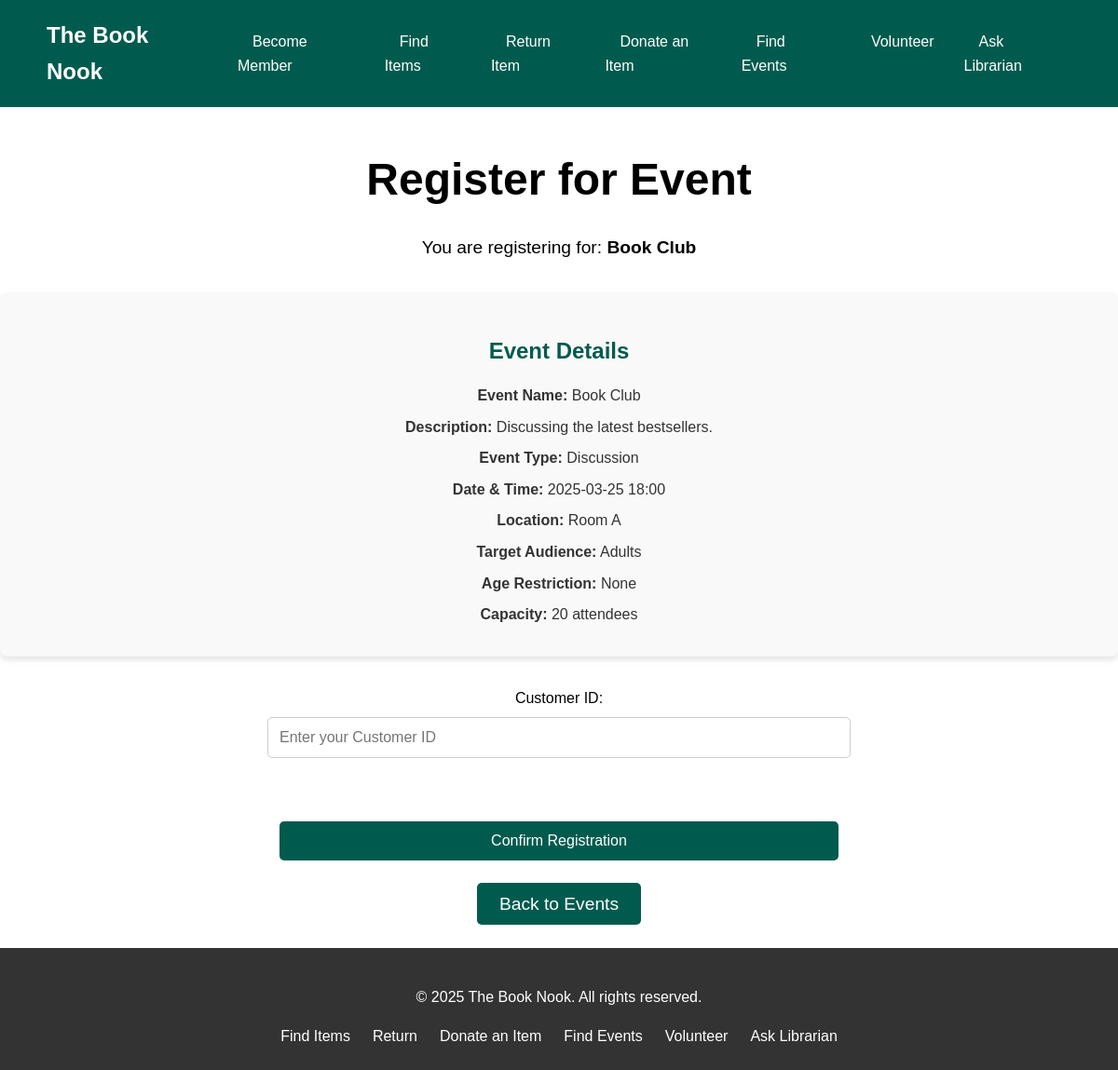
/register_event/1, run on an earlier commit of the app's database.
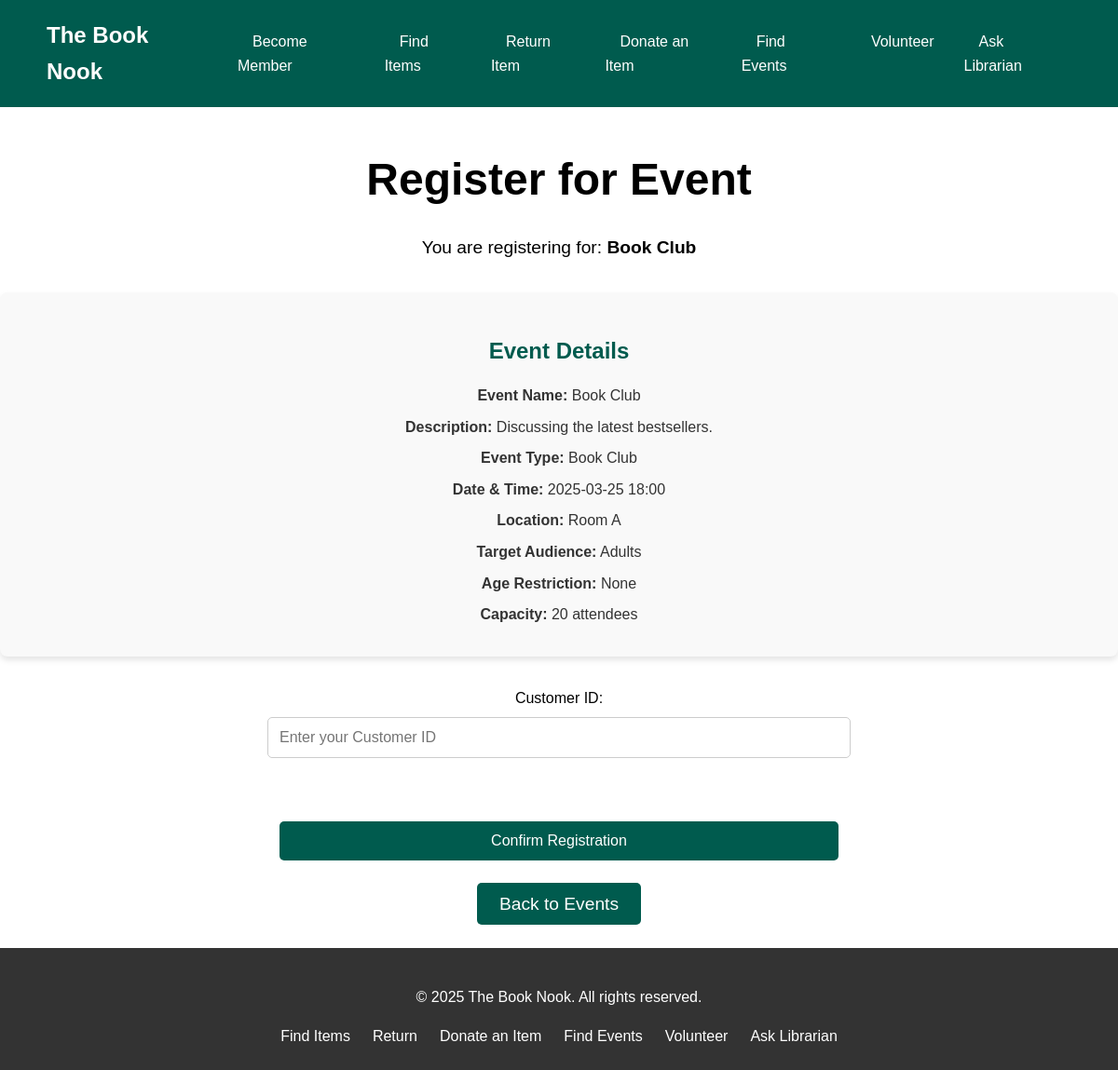
And on a later commit of the database.
### tables this page shows
CREATE TABLE events (
            event_id INTEGER PRIMARY KEY AUTOINCREMENT,
            event_name TEXT NOT NULL,
            event_description TEXT,
            event_type TEXT CHECK (event_type IN ('Workshop', 'Seminar', 'Film Screening', 'Book Club', 'Art Show')),
            targeted_customers TEXT,
            restriction INTEGER DEFAULT 0 CHECK (restriction >= 0),
            location TEXT,
            datetime TEXT NOT NULL,
            capacity INTEGER CHECK (capacity >= 0)
        );

### app.py (the view, shortened to what this page needs)
@app.route('/register_event/<int:event_id>', methods=['GET', 'POST'])
def register_event(event_id):
    conn = get_db_connection()
    c = conn.cursor()
    if request.method == 'GET':
        c.execute("SELECT * FROM events WHERE event_id = ?", (event_id,))
        event = c.fetchone()
        if not event:
            flash("Event not found.", "danger")
            conn.close()
            return redirect(url_for('list_events'))
        conn.close()
        return render_template('register_event.html', event=event)

### app.py (called while the page is built)
def get_db_connection():
    conn = sqlite3.connect(DATABASE)
    conn.row_factory = sqlite3.Row
    return conn

### templates/register_event.html
{% extends "base.html" %} {% block content %}
<section class="hero">
  <div class="container">
    <h1>Register for Event</h1>
    <p>You are registering for: <strong>{{ event.event_name }}</strong></p>
  </div>
  <section class="messages">
    <div class="container">
      <div class="event-details">
        <h2>Event Details</h2>
        <p><strong>Event Name:</strong> {{ event.event_name }}</p>
        <p><strong>Description:</strong> {{ event.event_description }}</p>
        <p><strong>Event Type:</strong> {{ event.event_type }}</p>
        <p><strong>Date & Time:</strong> {{ event.datetime }}</p>
        <p><strong>Location:</strong> {{ event.location }}</p>
        <p><strong>Target Audience:</strong> {{ event.targeted_customers }}</p>
        <p>
          <strong>Age Restriction:</strong> {% if event.restriction > 0 %}{{
          event.restriction }}+{% else %}None{% endif %}
        </p>
        <p><strong>Capacity:</strong> {{ event.capacity }} attendees</p>
      </div>
      <form method="post" class="form-container">
        <label for="customer_id">Customer ID:</label>
        <input
          type="text"
          id="customer_id"
          name="customer_id"
          required
          placeholder="Enter your Customer ID"
        /><br /><br />
        <button type="submit" class="btn">Confirm Registration</button>
      </form>
      <p>
        <a href="{{ url_for('list_events') }}" class="btn">Back to Events</a>
      </p>
    </div>
  </section>
</section>
{% endblock %}

What changed in the data, as far as the page shows it:
changed events "Book Club": event_type "Discussion" → "Book Club"
